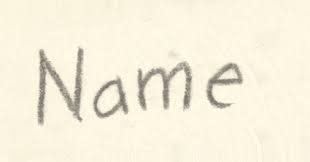
#> input picture hand written to text/handwr2.jpg, 310 x 162 px, found by its file name
$ python demo.py
#> lines starting #> are read from the running program, lines starting #| are printed output that depends on the picture
import cv2
import pytesseract

# Set the path to your image
#image_path = r"C:\Users\peddi\OneDrive\Desktop\me\hand written to text\handwr.jpg"
image_path = "C:\\Users\\peddi\\OneDrive\\Desktop\\me\\hand written to text\\handwr2.jpg"

# Read the image
image = cv2.imread(image_path)
#> image is the input picture: shape (162, 310, 3); mean B, G, R 220.3, 239, 245.8

# Convert the image to grayscale
gray = cv2.cvtColor(image, cv2.COLOR_BGR2GRAY)
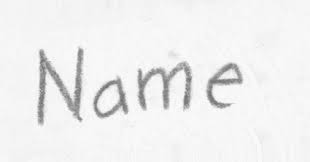
#> gray: shape (162, 310); min 107, max 254, mean 238.9

# Apply thresholding or other preprocessing if needed

# Use pytesseract to do OCR on the image
#> (the run stopped early here; a loop or call above may not have finished)
